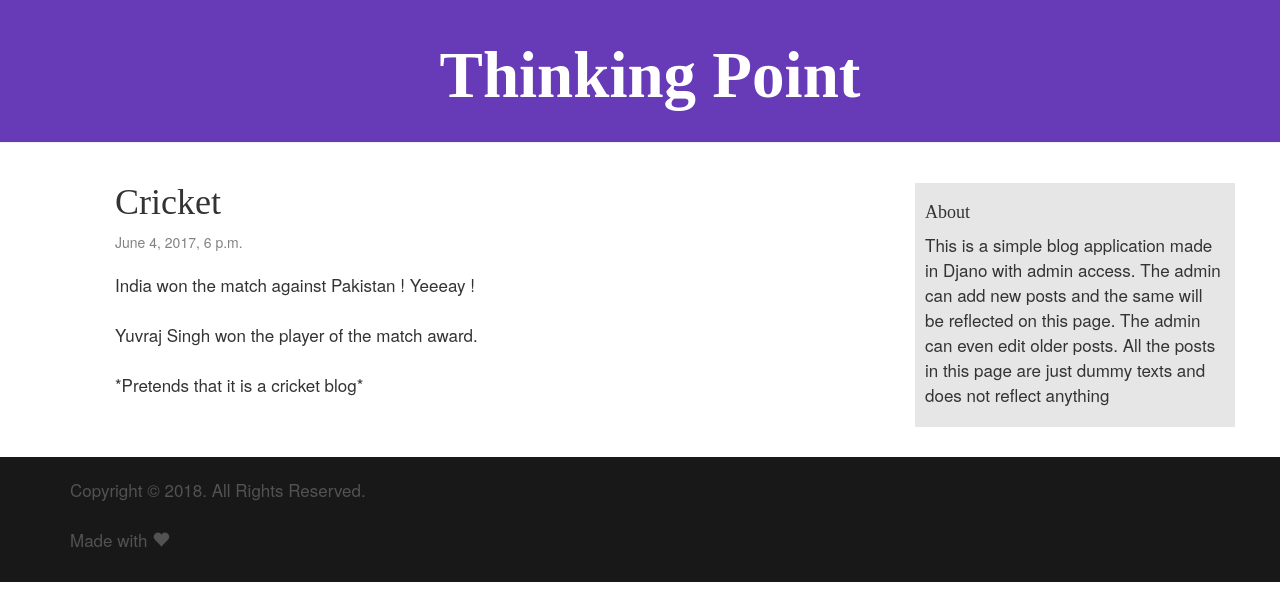
/post/5/, run on the app's committed database.
### blog/models.py (models this page shows, shortened)
class Post(models.Model):
	author = models.ForeignKey('auth.User',on_delete=models.PROTECT)
	title = models.CharField(max_length=200)
	text = models.TextField()
	created_date = models.DateTimeField(
		default=timezone.now)
	published_date = models.DateTimeField(
		blank=True, null=True)

### blog/views.py (the view)
# urls.py: url(r'^post/(?P<pk>\d+)/$', views.post_detail, name='post_detail' ),
def post_detail(request, pk):
	post = get_object_or_404(Post, pk=pk)
	return render(request, 'blog/post_detail.html',{'post':post})

### blog/templates/blog/post_detail.html (shortened to what this page needs)
{% extends 'blog/base.html' %}
{% block content %}
    <div class="post">
        <h1>{{ post.title }}</h1>
        {% if post.published_date %}
            <div class="date">
                {{ post.published_date }}
            </div>
        {% endif %}
        <p>{{ post.text|linebreaksbr }}</p>
    </div>
{% endblock %}

### blog/static/css/blog.css (style rules this page uses)
body { padding: 0px; margin: 0px; }
p { font-size: 17px; line-height: 25px; }
h1, h2, h3, h4 { font-family: 'Lobster', cursive; }
.date { color: #828282; margin-bottom: 20px; }
.post { margin-bottom: 60px; }

### data on the page
Post: title "Cricket", published_date "June 4, 2017, 6 p.m.", text "India won the match against Pakistan ! Yeeeay ! Yuvraj Singh won the player of the match award. *Pretends that it is a cricket blog*"
